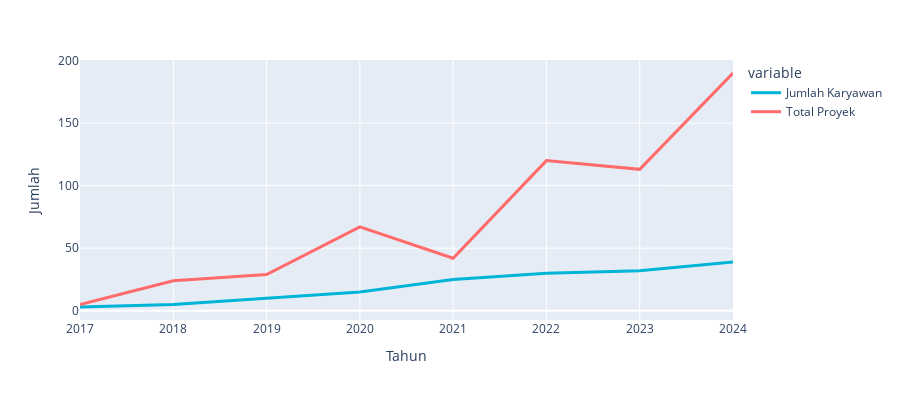

The notebook cell this image was saved under:
### Code cell
fig_line = px.line(df_karyawan, 
                  x='Tahun', 
                  y=['Jumlah Karyawan', 'Total Proyek'],
                  height=400)

fig_line.update_traces(
    line=dict(width=3),
    selector=dict(name='Jumlah Karyawan'),
    line_color='#00B4D8'
)
fig_line.update_traces(
    line=dict(width=3),
    selector=dict(name='Total Proyek'),
    line_color='#FF6B6B'
)

fig_line.update_layout(
    xaxis_title="Tahun",
    yaxis_title="Jumlah",
)

### Figure 1 — Plotly figure (JSON) as saved in the notebook; plotly's stock layout.template omitted (floating-point values rounded to 4 significant figures)
{"data": [{"hovertemplate": "variable=Jumlah Karyawan<br>Tahun=%{x}<br>value=%{y}<extra></extra>", "legendgroup": "Jumlah Karyawan", "line": {"color": "#00B4D8", "dash": "solid", "width": 3}, "marker": {"symbol": "circle"}, "mode": "lines", "name": "Jumlah Karyawan", "orientation": "v", "showlegend": true, "type": "scatter", "x": [2017, 2018, 2019, 2020, 2021, 2022, 2023, 2024], "xaxis": "x", "y": [3, 5, 10, 15, 25, 30, 32, 39], "yaxis": "y"}, {"hovertemplate": "variable=Total Proyek<br>Tahun=%{x}<br>value=%{y}<extra></extra>", "legendgroup": "Total Proyek", "line": {"color": "#FF6B6B", "dash": "solid", "width": 3}, "marker": {"symbol": "circle"}, "mode": "lines", "name": "Total Proyek", "orientation": "v", "showlegend": true, "type": "scatter", "x": [2017, 2018, 2019, 2020, 2021, 2022, 2023, 2024], "xaxis": "x", "y": [5, 24, 29, 67, 42, 120, 113, 190], "yaxis": "y"}], "layout": {"height": 400, "legend": {"title": {"text": "variable"}, "tracegroupgap": 0}, "margin": {"t": 60}, "xaxis": {"anchor": "y", "domain": [0, 1], "title": {"text": "Tahun"}}, "yaxis": {"anchor": "x", "domain": [0, 1], "title": {"text": "Jumlah"}}}}
